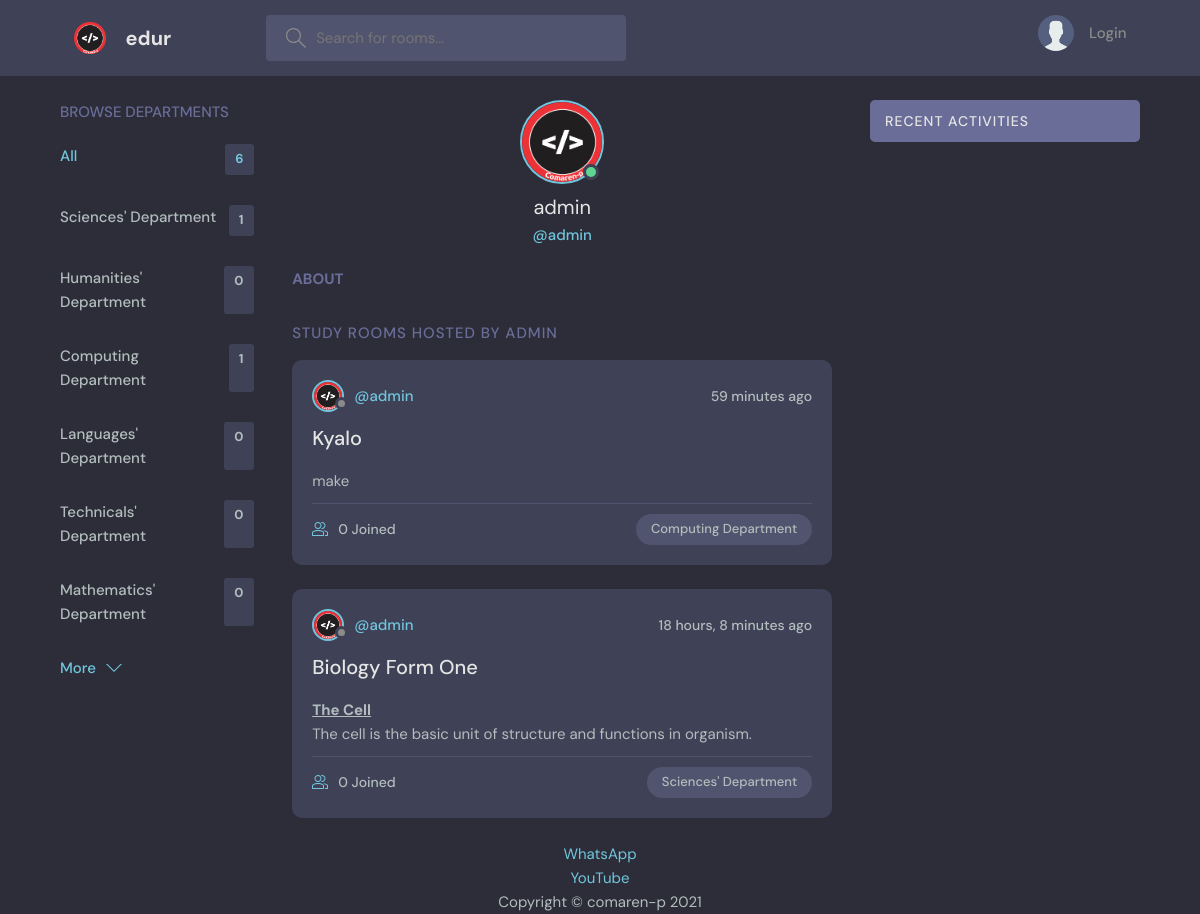
Page /profile/1/ on the committed database.
### base/models.py (models this page shows, shortened)
class Topic(models.Model):
    name = models.CharField(max_length=255)

class User(AbstractUser):
    name = models.CharField(max_length=255, null=True)
    email = models.EmailField(unique=True, null=True)
    bio = RichTextField(blank=True, null=True)
    avatar = models.ImageField(null=True, default='avatar.svg')
    USER_NAME_FIELD = 'email'
    REQUIRED_FIELDS = []

class Room(models.Model):
    host = models.ForeignKey(User, on_delete=models.SET_NULL, null=True)
    topic = models.ForeignKey(Topic, on_delete=models.SET_NULL, null=True)
    name = models.CharField(max_length=255)
    description = RichTextField(blank=True, null=True)
    participants = models.ManyToManyField(User, related_name='+', blank=True)
    updated = models.DateTimeField(auto_now=True)
    created = models.DateTimeField(auto_now_add=True)
    class Meta:
        ordering = ['-updated', '-created']

### base/views.py (the view)
# urls.py: path('profile/<str:pk>/', views.userProfile, name="user-profile"),
def userProfile(request, pk):
    user = get_object_or_404(User, id=pk)
    rooms = user.room_set.all()
    room_messages = user.message_set.all()
    topics = Topic.objects.all()
    context = {'user': user, 'rooms': rooms,
               'room_messages': room_messages, 'topics': topics}
    return render(request, 'base/profile.html', context)

### base/templates/base/profile.html (shortened to what this page needs)
{% extends 'main.html' %}
{% block content %}
<main class="profile-page layout layout--3">
  <div class="container">
    {% include 'base/topics_component.html' %}
    <div class="roomList">
      <div class="profile">
        <div class="profile__avatar">
          <div class="avatar avatar--large active">
            <img src="{{user.avatar.url}}" />
          </div>
        </div>
        <div class="profile__info">
          <h3>{{user.username}}</h3>
          <p>@{{user.username}}</p>
        </div>
        <div class="profile__about">
          <h3>About</h3>
        </div>
      </div>
      <div class="roomList__header">
        <div>
          <h2>Study Rooms Hosted by admin</a>
          </h2>
        </div>
      </div>
      {% include 'base/feed_component.html' %}
    </div>
    {% include 'base/activity_component.html' %}
  </div>
</main>
{% endblock content %}

### templates/main.html (shortened to what this page needs)
<!DOCTYPE html>
{% load static%}
<html lang="en">
  <head>
    <link rel="stylesheet" href="{% static 'styles/style.css'%}" />
  </head>
  <body>
    {% include 'includes/navbar.html'%}
    {% block content%}
    {% endblock%}
    {% include 'includes/footer.html'%}
  </body>
</html>

### templates/includes/navbar.html (shortened to what this page needs)
{% load static%}
<header class="header header--loggedIn">
    <div class="container">
        <a class="header__logo" href="{% url 'home'%}">
            <img src="{% static 'images/main.png'%}"/>
            <h1>edur</h1>
        </a>
        <form action="{% url 'home'%}" class="header__search" method="GET">
            <label>
                <input name="q" placeholder="Search for rooms..."/>
            </label>
        </form>
        <nav class="header__menu">
            {% if request.user.is_authenticated%}
            <div class="header__user">
                <a href="{% url 'update-user'%}">
                    <div class="avatar avatar--medium active">
                        <img src="{{ request.user.avatar.url}}"/>
                    </div>
                    <p>
                        {{ request.user.username}} <span>@{{ request.user.username}}</span>
                    </p>
                </a>
                <button class="dropdown-button">
                    <svg
                            height="32"
                            version="1.1"
                            viewBox="0 0 32 32"
                            width="32"
                            xmlns="http://www.w3.org/2000/svg"
                    >
                        <title>chevron-down</title>
                        <path d="M16 21l-13-13h-3l16 16 16-16h-3l-13 13z"></path>
                    </svg>
                </button>
            </div>
            {% else %}
            <a href="{% url 'login'%}">
                <img src="{% static 'images/avatar.svg'%}"/>
                <p>Login</p>
            </a>
            {% endif%}
        </nav>
    </div>
</header>

### base/templates/base/topics_component.html
<div class="topics">
  <div class="topics__header">
    <h2>Browse Departments</h2>
  </div>
  <ul class="topics__list">
    <li>
      <a href="{% url 'home'%}" class="active">All <span>{{ topics.count}}</span></a>
    </li>
{% for topic in topics%}
    <li>
      <a href="{% url 'home'%}?q={{ topic.name}}"> {{ topic.name}} <span>{{ topic.room_set.all.count}}</span></a>
    </li>
    {% endfor%}
  </ul>
  <a class="btn btn--link" href="{% url 'topics'%}">
    More
    <svg
      version="1.1"
      xmlns="http://www.w3.org/2000/svg"
      width="32"
      height="32"
      viewBox="0 0 32 32"
    >
      <title>chevron-down</title>
      <path d="M16 21l-13-13h-3l16 16 16-16h-3l-13 13z"></path>
    </svg>
  </a>
</div>

### base/templates/base/feed_component.html (shortened to what this page needs)
{% for room in rooms%}
<div class="roomListRoom">
    <div class="roomListRoom__header">
        <a class="roomListRoom__author" href="{% url 'user-profile' room.id%}">
            <div class="avatar avatar--small">
                <img src="{{ room.host.avatar.url}}"/>
            </div>
            <span>@{{ room.host.username}}</span>
        </a>
        <div class="roomListRoom__actions">
            <span>{{ room.created|timesince}} ago</span>
        </div>
    </div>
    <div class="roomListRoom__content">
        <a href="{% url 'room' room.id%}">{{ room.name}}</a>
        <p>
            {{ room.description|safe}}
        </p>
    </div>
    <div class="roomListRoom__meta">
        <a class="roomListRoom__joined" href="{% url 'room' room.id%}">
            {{ room.participants.all.count}} Joined
        </a>
        <p class="roomListRoom__topic">{{ room.topic.name}}</p>
    </div>
</div>
{% endfor%}

### base/templates/base/activity_component.html (shortened to what this page needs)
<div class="activities">
  <div class="activities__header">
    <h2>Recent Activities</h2>
  </div>
</div>

### templates/includes/footer.html
<div style="text-align:center;"><a href="https://wa.link/hlfwn6">WhatsApp</a> <br></div>
<div style="text-align:center;"><a href="https://www.youtube.com/channel/UCCq1f9-784Y-v3F-3iEQwMA">YouTube</a></div>
<div class="small text-center text-muted fst-italic" style="text-align:center;">Copyright &copy; comaren-p 2021</div>

### rows in the picture
Topic: name "Sciences' Department", room_set.all.count "1"
Topic: name "Humanities' Department", room_set.all.count "0"
Topic: name "Computing Department", room_set.all.count "1"
Topic: name "Languages' Department", room_set.all.count "0"
Topic: name "Technicals' Department", room_set.all.count "0"
Topic: name "Mathematics' Department", room_set.all.count "0"
User: avatar (picture), username "admin"
Room: host.avatar (picture), host.username "admin", created "59 minutes", name "Kyalo", description "make", participants.all.count "0", topic.name "Computing Department"
Room: host.avatar (picture), host.username "admin", created "18 hours, 8 minutes", name "Biology Form One", description "The Cell The cell is the basic unit of structure and functions in organism.", participants.all.count "0", topic.name "Sciences' Department"

### other values in the picture
{{ topics.count }} "6"
